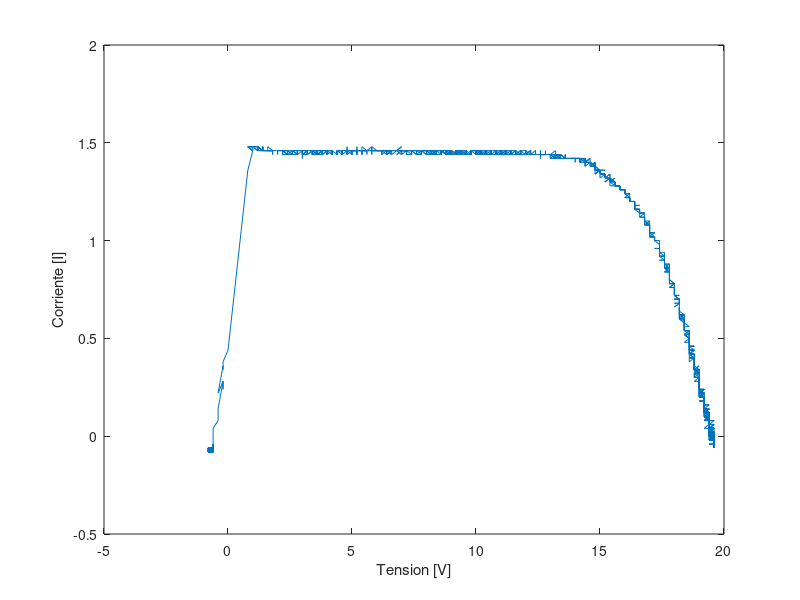
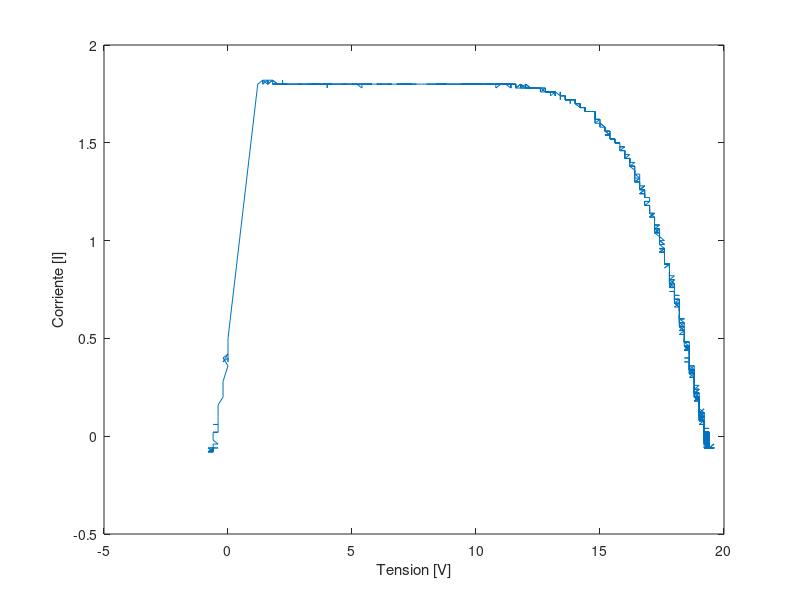
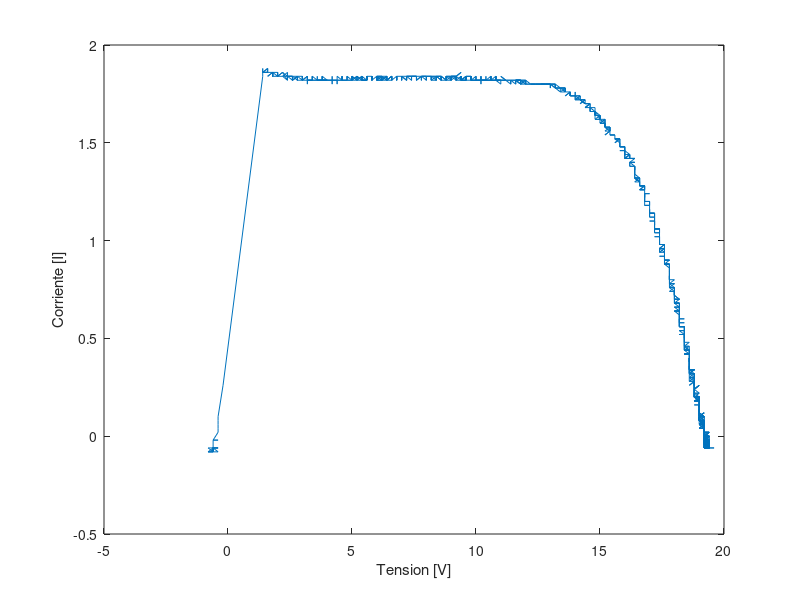
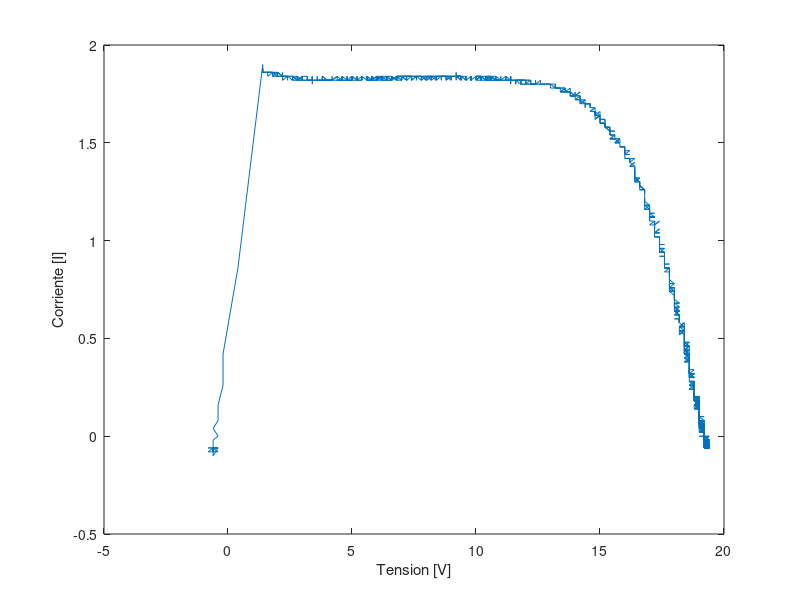

The MATLAB source for these figures, in order:
%% ejercicio 1

% i9 = i9*10^(-5);
% v9 = v9*10^(-5);
% t9 = t9*10^(-9);

load('Lab1B_Ejercicio1.mat')

figure(1)
plot(v1,i1)
xlabel('Tension [V]')
ylabel('Corriente [I]')
figure(10)
plot(v1,v1.*i1)
xlabel('Tension [V]')
ylabel('Potencia [W]')

figure(2)
plot(v2,i2)
xlabel('Tension [V]')
ylabel('Corriente [I]')
figure(20)
plot(v2,v2.*i2)
xlabel('Tension [V]')
ylabel('Potencia [W]')

figure(3)
plot(v3,i3)
xlabel('Tension [V]')
ylabel('Corriente [I]')
figure(30)
plot(v3,v3.*i3)
xlabel('Tension [V]')
ylabel('Potencia [W]')

figure(8) 
plot(v8,i8)
xlabel('Tension [V]')
ylabel('Corriente [I]')
figure(80)
plot(v8,v8.*i8)
xlabel('Tension [V]')
ylabel('Potencia [W]')

figure(9) 
plot(v9,i9)
xlabel('Tension [V]')
ylabel('Corriente [I]')
figure(90)
plot(v9,v9.*i9)
xlabel('Tension [V]')
ylabel('Potencia [W]')

% figure(4) %salio mal
% plot(v4,i4)
% 
% figure(5) %salio mal
% plot(v5,i5)
% 
% figure(6)
% plot(v6,i6)
% plot(t6,v6)
% plot(t6,i6) %salio feo este 
% 
% figure(7) %salio mal
% plot(v7,i7)
% plot(t7,v7)
% plot(t7,i7)  

%% ejercicio 2

% i17 = i*10^(-5);
% v17 = v*10^(-5);
% t17 = t*10^(-9);

load('Lab1B_Ejercicio2.mat')

figure(1)  % 23
plot(v1,i1)
xlabel('Tension [V]')
ylabel('Corriente [I]')
figure(10)
plot(v1,v1.*i1)
xlabel('Tension [V]')
ylabel('Potencia [W]')

figure(2) %24
plot(v2,i2)
xlabel('Tension [V]')
ylabel('Corriente [I]')
figure(20)
plot(v2,v2.*i2)
xlabel('Tension [V]')
ylabel('Potencia [W]')

figure(3) %26
plot(v3,i3)
xlabel('Tension [V]')
ylabel('Corriente [I]')
figure(30)
plot(v3,v3.*i3)
xlabel('Tension [V]')
ylabel('Potencia [W]')

figure(4) % 28
plot(v4,i4)
xlabel('Tension [V]')
ylabel('Corriente [I]')
figure(40)
plot(v4,v4.*i4)
xlabel('Tension [V]')
ylabel('Potencia [W]')

figure(5) % 30
plot(v5,i5)
xlabel('Tension [V]')
ylabel('Corriente [I]')
figure(50)
plot(v5,v5.*i5)
xlabel('Tension [V]')
ylabel('Potencia [W]')

figure(6) %33
plot(v6,i6)
xlabel('Tension [V]')
ylabel('Corriente [I]')
figure(60)
plot(v6,v6.*i6)
xlabel('Tension [V]')
ylabel('Potencia [W]')

figure(7) % 35
plot(v7,i7)
xlabel('Tension [V]')
ylabel('Corriente [I]')
figure(70)
plot(v7,v7.*i7)
xlabel('Tension [V]')
ylabel('Potencia [W]')

figure(8) %40
plot(v8,i8)
xlabel('Tension [V]')
ylabel('Corriente [I]')
figure(80)
plot(v8,v8.*i8)
xlabel('Tension [V]')
ylabel('Potencia [W]')

figure(9) %48
plot(v9,i9)
xlabel('Tension [V]')
ylabel('Corriente [I]')
figure(90)
plot(v9,v9.*i9)
xlabel('Tension [V]')
ylabel('Potencia [W]')

figure(10) %50
plot(v10,i10)
xlabel('Tension [V]')
ylabel('Corriente [I]')
figure(100)
plot(v10,v10.*i10)
xlabel('Tension [V]')
ylabel('Potencia [W]')

figure(11) % 53
plot(v11,i11)
xlabel('Tension [V]')
ylabel('Corriente [I]')
figure(110)
plot(v11,v11.*i11)
xlabel('Tension [V]')
ylabel('Potencia [W]')

figure(12) % 58
plot(v12,i12)
xlabel('Tension [V]')
ylabel('Corriente [I]')
figure(120)
plot(v12,v12.*i12)
xlabel('Tension [V]')
ylabel('Potencia [W]')

figure(13)
plot(v13,i13)
xlabel('Tension [V]')
ylabel('Corriente [I]')
figure(130)
plot(v13,v13.*i13)
xlabel('Tension [V]')
ylabel('Potencia [W]')

figure(14)
plot(v14,i14)
xlabel('Tension [V]')
ylabel('Corriente [I]')
figure(140)
plot(v14,v14.*i14)
xlabel('Tension [V]')
ylabel('Potencia [W]')

figure(15)
plot(v15,i15)
xlabel('Tension [V]')
ylabel('Corriente [I]')
figure(150)
plot(v15,v15.*i15)
xlabel('Tension [V]')
ylabel('Potencia [W]')

% 2 paneles
figure(16)
plot(v16,i16)
xlabel('Tension [V]')
ylabel('Corriente [I]')
figure(160)
plot(v16,v16.*i16)
xlabel('Tension [V]')
ylabel('Potencia [W]')

figure(17)
plot(v17,i17)
xlabel('Tension [V]')
ylabel('Corriente [I]')
figure(170)
plot(v17,v17.*i17)
xlabel('Tension [V]')
ylabel('Potencia [W]')

figure(200)
% plot(v1,i1)
hold on 
plot(v2,i2) 
% plot(v3,i3)
% plot(v4,i4)
% plot(v5,i5)
plot(v6,i6)
% plot(v7,i7)
% plot(v8,i8)
plot(v9,i9)
% plot(v10,i10)
% plot(v11,i11)
% plot(v12,i12)
plot(v13,i13)
% plot(v14,i14)
% plot(v15,i15)
xlabel('Tension [V]')
ylabel('Corriente [I]')
legend('T = 24°C','T = 33°C','T = 48°C','T = 58°C')

figure(201)
hold on 
plot(v2,v2.*i2)
plot(v6,v6.*i6)
plot(v9,v9.*i9)
plot(v13,v13.*i13)
xlabel('Tension [V]')
ylabel('Corriente [I]')
legend('T = 24°C','T = 33°C','T = 48°C','T = 58°C')

%% ejercicio 3

% i11 = i*10^(-5);
% v11 = v*10^(-5);
% t11 = t*10^(-9);

load('Lab1B_Ejercicio3.mat')

figure(1)
plot(v1,i1)
xlabel('Tension [V]')
ylabel('Corriente [I]')
figure(10)
plot(v1,v1.*i1)
xlabel('Tension [V]')
ylabel('Potencia [W]')

figure(2)
plot(v2,i2)
xlabel('Tension [V]')
ylabel('Corriente [I]')
figure(20)
plot(v2,v2.*i2)
xlabel('Tension [V]')
ylabel('Potencia [W]')

figure(3)
plot(v3,i3)
xlabel('Tension [V]')
ylabel('Corriente [I]')
figure(30)
plot(v3,v3.*i3)
xlabel('Tension [V]')
ylabel('Potencia [W]')

figure(4)
plot(v4,i4)
xlabel('Tension [V]')
ylabel('Corriente [I]')
figure(40)
plot(v4,v4.*i4)
xlabel('Tension [V]')
ylabel('Potencia [W]')

figure(5)
plot(v5,i5)
xlabel('Tension [V]')
ylabel('Corriente [I]')
figure(50)
plot(v5,v5.*i5)
xlabel('Tension [V]')
ylabel('Potencia [W]')

figure(6)
plot(v6,i6)
xlabel('Tension [V]')
ylabel('Corriente [I]')
figure(60)
plot(v6,v6.*i6)
xlabel('Tension [V]')
ylabel('Potencia [W]')

figure(7)
plot(v7,i7)
xlabel('Tension [V]')
ylabel('Corriente [I]')
figure(70)
plot(v7,v7.*i7)
xlabel('Tension [V]')
ylabel('Potencia [W]')

figure(8)
plot(v8,i8)
xlabel('Tension [V]')
ylabel('Corriente [I]')
figure(80)
plot(v8,v8.*i8)
xlabel('Tension [V]')
ylabel('Potencia [W]')

figure(9)
plot(v9,i9)
xlabel('Tension [V]')
ylabel('Corriente [I]')
figure(90)
plot(v9,v9.*i9)
xlabel('Tension [V]')
ylabel('Potencia [W]')

figure(10)
plot(v10,i10)
xlabel('Tension [V]')
ylabel('Corriente [I]')
figure(100)
plot(v10,v10.*i10)
xlabel('Tension [V]')
ylabel('Potencia [W]')

figure(11)
plot(v11,i11)
xlabel('Tension [V]')
ylabel('Corriente [I]')
figure(110)
plot(v11,v11.*i11)
xlabel('Tension [V]')
ylabel('Potencia [W]')


%% ejercicio 4

% i7 = i*10^(-5);
% v7 = v*10^(-5);
% t7 = t*10^(-9);

load('Lab1B_Ejercicio4.mat')

figure(1)
plot(v1,i1)
xlabel('Tension [V]')
ylabel('Corriente [I]')
figure(10)
plot(v1,v1.*i1)
xlabel('Tension [V]')
ylabel('Potencia [W]')

figure(2)
plot(v2,i2)
xlabel('Tension [V]')
ylabel('Corriente [I]')
figure(20)
plot(v2,v2.*i2)
xlabel('Tension [V]')
ylabel('Potencia [W]')

figure(3)
plot(v3,i3)
xlabel('Tension [V]')
ylabel('Corriente [I]')
figure(30)
plot(v3,v3.*i3)
xlabel('Tension [V]')
ylabel('Potencia [W]')

figure(4)
plot(v4,i4)
xlabel('Tension [V]')
ylabel('Corriente [I]')
figure(40)
plot(v4,v4.*i4)
xlabel('Tension [V]')
ylabel('Potencia [W]')

figure(5)
plot(v5,i5)
xlabel('Tension [V]')
ylabel('Corriente [I]')
figure(50)
plot(v5,v5.*i5)
xlabel('Tension [V]')
ylabel('Potencia [W]')

figure(6)
plot(v6,i6)
xlabel('Tension [V]')
ylabel('Corriente [I]')
figure(60)
plot(v6,v6.*i6)
xlabel('Tension [V]')
ylabel('Potencia [W]')

figure(7)
plot(v7,i7)
xlabel('Tension [V]')
ylabel('Corriente [I]')
figure(70)
plot(v7,v7.*i7)
xlabel('Tension [V]')
ylabel('Potencia [W]')

figure(80)
hold on 
plot(v1,i1)
plot(v5,i5)
% plot(v3,i3)
% plot(v4,i4)
plot(v2,i2)
plot(v6,i6)
% plot(v7,i7)
xlabel('Tension [V]')
ylabel('Corriente [I]')
legend('0°','20°','40°','60°')

figure(81)
hold on 
plot(v1,i1.*v1)
plot(v5,v5.*i5)
% plot(v3,v3.*i3)
% plot(v4,v4.*i4)
plot(v2,v2.*i2)
plot(v6,v6.*i6)
% plot(v7,v7.*i7)
xlabel('Tension [V]')
ylabel('Corriente [I]')
legend('0°','20°','40°','60°')
